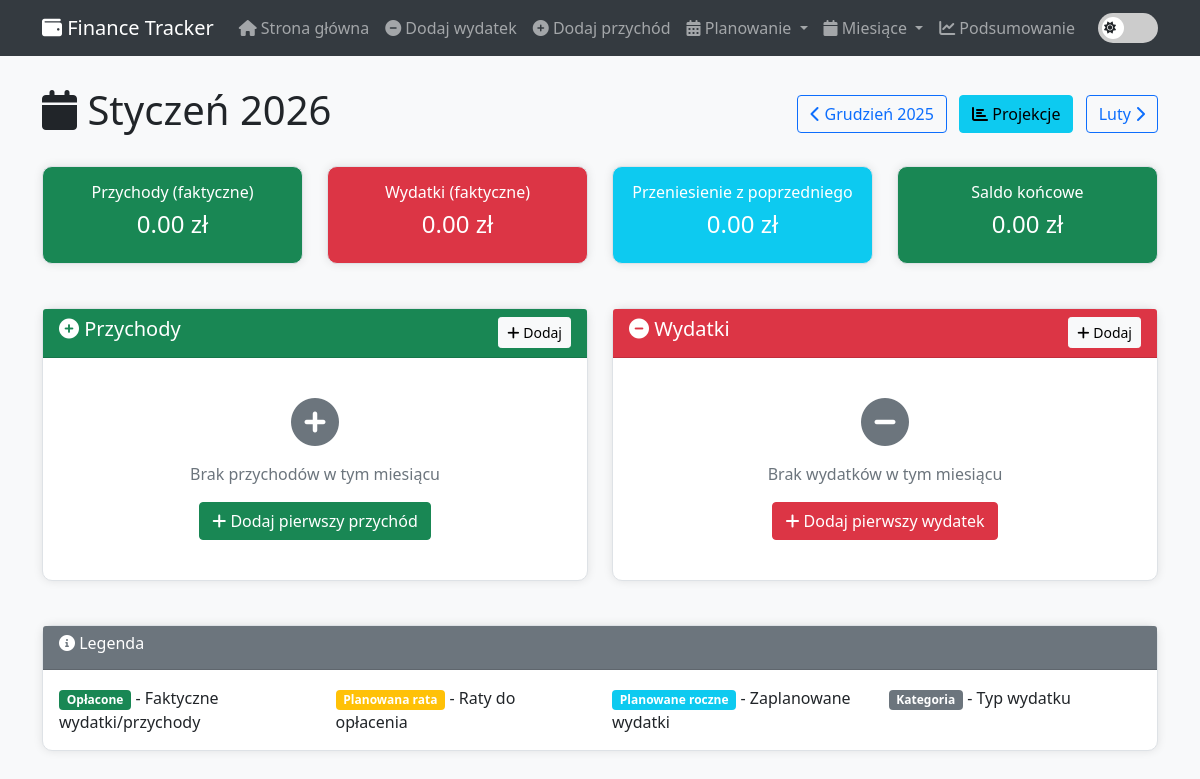
Before: /month/2026/1 with the older database file.
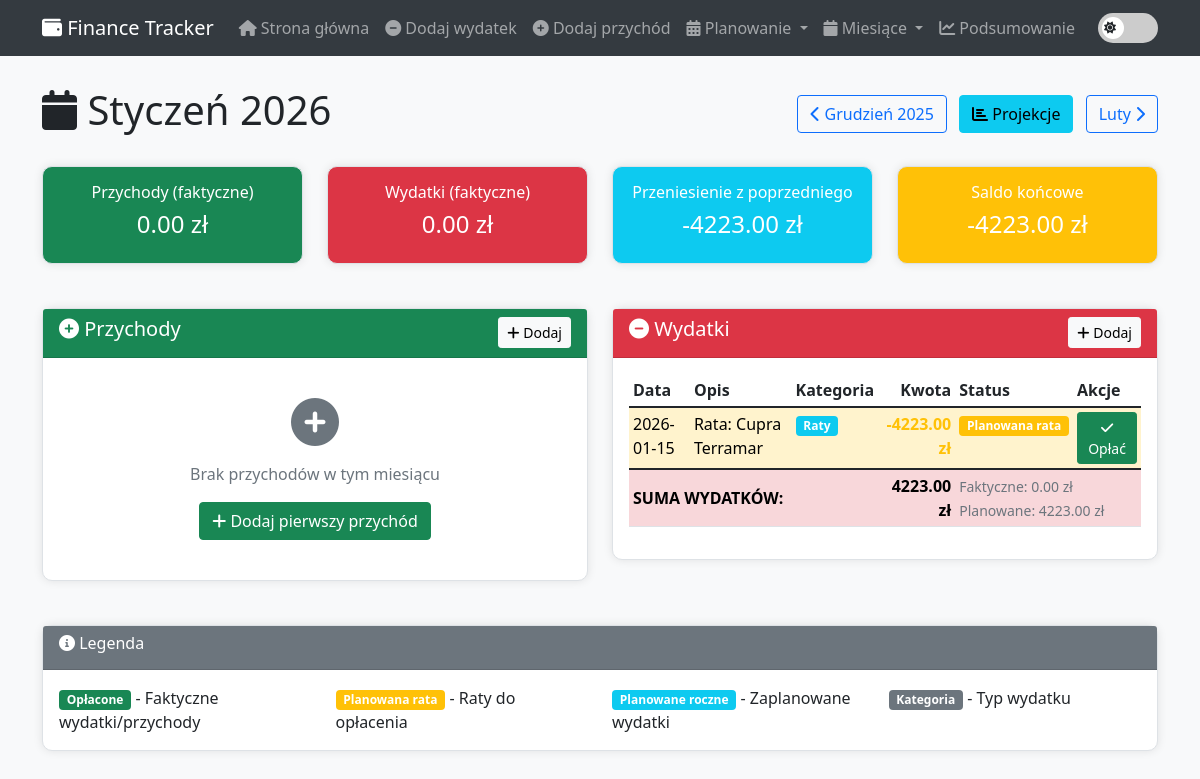
After: the same page with the newer database file.
### tables this page shows
CREATE TABLE leases (
            id INTEGER PRIMARY KEY AUTOINCREMENT,
            description TEXT NOT NULL,
            total_installments INTEGER NOT NULL,
            installments_paid INTEGER DEFAULT 0,
            installment_amount REAL NOT NULL,
            start_date TEXT NOT NULL,
            next_payment_date TEXT NOT NULL,
            last_payment_date TEXT NOT NULL,
            created_at TEXT DEFAULT CURRENT_TIMESTAMP
        );

### app.py (the view)
@app.route('/month/<int:year>/<int:month>')
def month_detail(year, month):
    conn = get_db_connection()
    month_start = f"{year}-{month:02d}-01"
    if month == 12:
        next_month_start = f"{year+1}-01-01"
    else:
        next_month_start = f"{year}-{month+1:02d}-01"
    actual_income = conn.execute('''
        SELECT *, 'actual' as source FROM income
        WHERE date >= ? AND date < ?
        ORDER BY date
    ''', (month_start, next_month_start)).fetchall()
    actual_expenses = conn.execute('''
        SELECT *, 'actual' as source FROM expenses
        WHERE date >= ? AND date < ?
        ORDER BY date
    ''', (month_start, next_month_start)).fetchall()
    planned_lease_expenses = []
    leases = conn.execute('''
        SELECT * FROM leases
        WHERE installments_paid < total_installments
    ''').fetchall()
    for lease in leases:
        start_date = datetime.strptime(lease['start_date'], '%Y-%m-%d')
        projection_date = datetime(year, month, 1)
        months_diff = (projection_date.year - start_date.year) * 12 + (projection_date.month - start_date.month)
        if months_diff >= lease['installments_paid'] and months_diff < lease['total_installments']:
            planned_lease_expenses.append({
                'id': lease['id'],
                'description': f"Rata: {lease['description']}",
                'amount': lease['installment_amount'],
                'category': 'Raty',
                'date': f"{year}-{month:02d}-15",  # Mid-month for display
                'source': 'lease',
                'lease_id': lease['id']
            })
    planned_yearly_expenses = conn.execute('''
        SELECT *, 'yearly_planned' as source FROM yearly_planned
        WHERE is_paid = 0
        AND planned_date >= ? AND planned_date < ?
        ORDER BY planned_date
    ''', (month_start, next_month_start)).fetchall()
    projection = conn.execute('''
        SELECT * FROM monthly_projections WHERE year = ? AND month = ?
    ''', (year, month)).fetchone()
    if month == 1:
        prev_year, prev_month = year - 1, 12
    else:
        prev_year, prev_month = year, month - 1
    prev_projection = conn.execute('''
        SELECT * FROM monthly_projections WHERE year = ? AND month = ?
    ''', (prev_year, prev_month)).fetchone()
    carryover = 0
    if prev_projection:
        carryover = (prev_projection['planned_income'] - prev_projection['planned_expenses'] -
                    (prev_projection['savings_transfer'] or 0))
    total_actual_income = sum(float(item['amount']) for item in actual_income)
    total_actual_expenses = sum(float(item['amount']) for item in actual_expenses)
    total_planned_lease = sum(float(item['amount']) for item in planned_lease_expenses)
    total_planned_yearly = sum(float(item['amount']) for item in planned_yearly_expenses)
    month_names = ['', 'Styczeń', 'Luty', 'Marzec', 'Kwiecień', 'Maj', 'Czerwiec',
                   'Lipiec', 'Sierpień', 'Wrzesień', 'Październik', 'Listopad', 'Grudzień']
    conn.close()
    return render_template('month_detail.html',
                         year=year,
                         month=month,
                         month_name=month_names[month],
                         actual_income=actual_income,
                         actual_expenses=actual_expenses,
                         planned_lease_expenses=planned_lease_expenses,
                         planned_yearly_expenses=planned_yearly_expenses,
                         projection=projection,
                         carryover=carryover,
                         total_actual_income=total_actual_income,
                         total_actual_expenses=total_actual_expenses,
                         total_planned_lease=total_planned_lease,
                         total_planned_yearly=total_planned_yearly)

### app.py (called while the page is built)
@app.context_processor
def inject_current_date():
    now = datetime.now()
    return dict(current_year=now.year, current_month=now.month)

def get_db_connection():
    conn = sqlite3.connect(DATABASE)
    conn.row_factory = sqlite3.Row
    return conn

### templates/month_detail.html (shortened to what the changed rows need)
{% extends "base.html" %}
{% block content %}
<div class="row">
    <div class="col-md-12">
        <div class="d-flex justify-content-between align-items-center mb-4">
            <h1>
                <i class="fas fa-calendar"></i> {{ month_name }} {{ year }}
            </h1>
        </div>
    </div>
</div>
<div class="row mb-4">
    <div class="col-md-3">
        <div class="card bg-info text-white">
            <div class="card-body text-center">
                <h6>Przeniesienie z poprzedniego</h6>
                <h4>{{ "%.2f"|format(carryover) }} zł</h4>
            </div>
        </div>
    </div>
    <div class="col-md-3">
        <div class="card {% if (total_actual_income + carryover - total_actual_expenses) >= 0 %}bg-success{% else %}bg-warning{% endif %} text-white">
            <div class="card-body text-center">
                <h6>Saldo końcowe</h6>
                <h4>{{ "%.2f"|format(total_actual_income + carryover - total_actual_expenses) }} zł</h4>
            </div>
        </div>
    </div>
</div>
<div class="row">
    <div class="col-md-6">
        <div class="card">
            <div class="card-body">
                {% if actual_expenses or planned_lease_expenses or planned_yearly_expenses %}
                <div class="table-responsive">
                    <table class="table table-sm">
                        <thead>
                            <tr>
                                <th>Data</th>
                                <th>Opis</th>
                                <th>Kategoria</th>
                                <th class="text-end">Kwota</th>
                                <th>Status</th>
                                <th>Akcje</th>
                            </tr>
                        </thead>
                        <tbody>
                            {% for expense in planned_lease_expenses %}
                            <tr class="table-warning">
                                <td>{{ expense.date }}</td>
                                <td>{{ expense.description }}</td>
                                <td><span class="badge bg-info">{{ expense.category }}</span></td>
                                <td class="text-end text-warning"><strong>-{{ "%.2f"|format(expense.amount) }} zł</strong></td>
                                <td><span class="badge bg-warning">Planowana rata</span></td>
                                <td>
                                    <a href="{{ url_for('pay_lease_from_month', lease_id=expense.lease_id, year=year, month=month) }}"
                                       class="btn btn-success btn-sm"
                                       onclick="return confirm('Czy na pewno chcesz opłacić tę ratę?')">
                                        <i class="fas fa-check"></i> Opłać
                                    </a>
                                </td>
                            </tr>
                            {% endfor %}
                        </tbody>
                        <tfoot>
                            <tr class="table-danger">
                                <td colspan="3"><strong>SUMA WYDATKÓW:</strong></td>
                                <td class="text-end"><strong>{{ "%.2f"|format(total_actual_expenses + total_planned_lease + total_planned_yearly) }} zł</strong></td>
                                <td colspan="2">
                                    <small class="text-muted">
                                        Faktyczne: {{ "%.2f"|format(total_actual_expenses) }} zł<br>
                                        Planowane: {{ "%.2f"|format(total_planned_lease + total_planned_yearly) }} zł
                                    </small>
                                </td>
                            </tr>
                        </tfoot>
                    </table>
                </div>
                {% else %}
                <div class="text-center py-4">
                    <i class="fas fa-minus-circle fa-3x text-muted mb-3"></i>
                    <p class="text-muted">Brak wydatków w tym miesiącu</p>
                    <a href="{{ url_for('add_month_expense', year=year, month=month) }}" class="btn btn-danger">
                        <i class="fas fa-plus"></i> Dodaj pierwszy wydatek
                    </a>
                </div>
                {% endif %}
            </div>
        </div>
    </div>
</div>
{% endblock %}

Changed rows visible on the page:
added leases: date "2026-01-15", description "Rata: Cupra Terramar", category "Raty", amount "4223.00"
Other visible differences:
{{ "%.2f"|format(carryover) }}: "0.00" → "-4223.00"
{{ "%.2f"|format(total_actual_income + carryover - total_actual_expenses) }}: "0.00" → "-4223.00"
{{ "%.2f"|format(total_actual_expenses) }}: (not shown) → "0.00"
{{ "%.2f"|format(total_planned_lease + total_planned_yearly) }}: (not shown) → "4223.00"
text no longer shown: "Brak wydatków w tym miesiącu Dodaj pierwszy wydatek"
text now shown: "Data Opis Kategoria Kwota Status Akcje SUMA WYDATKÓW: 4223.00 zł Faktyczne: zł Planowane: zł"
